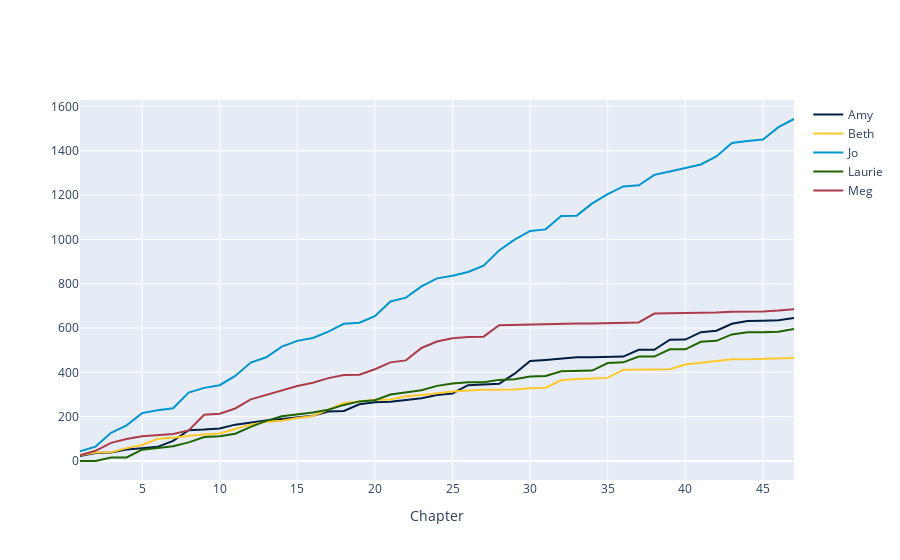

Write notebook code for a chart like this one.
### Markdown cell above
We can use interactive tools.

### Code cell
# Plot the cumulative counts
Table.interactive_plots()
cum_counts = table_cumsum(counts).with_column('Chapter', np.arange(1, 48, 1))
cum_counts.plot(column_for_xticks=5)

### Figure 1 — Plotly figure (JSON) as saved in the notebook; plotly's stock layout.template omitted (floating-point values rounded to 4 significant figures)
{"data": [{"line": {"color": "rgb(0,30,66)"}, "mode": "lines", "name": "Amy", "type": "scatter", "x": [1, 2, 3, 4, 5, 6, 7, 8, 9, 10, 11, 12, 13, 14, 15, 16, 17, 18, 19, 20, 21, 22, 23, 24, 25, 26, 27, 28, 29, 30, 31, 32, 33, 34, 35, 36, 37, 38, 39, 40, 41, 42, 43, 44, 45, 46, 47], "y": [23, 36, 38, 52, 58, 64, 91, 139, 142, 147, 164, 175, 183, 189, 197, 204, 223, 226, 256, 265, 267, 276, 283, 298, 305, 342, 345, 348, 394, 451, 456, 463, 468, 468, 468, 471, 502, 502, 547, 548, 581, 588, 619, 632, 633, 635, 645]}, {"line": {"color": "rgb(256,200,44)"}, "mode": "lines", "name": "Beth", "type": "scatter", "x": [1, 2, 3, 4, 5, 6, 7, 8, 9, 10, 11, 12, 13, 14, 15, 16, 17, 18, 19, 20, 21, 22, 23, 24, 25, 26, 27, 28, 29, 30, 31, 32, 33, 34, 35, 36, 37, 38, 39, 40, 41, 42, 43, 44, 45, 46, 47], "y": [26, 38, 40, 58, 72, 100, 105, 114, 119, 124, 144, 164, 177, 182, 194, 203, 232, 262, 269, 276, 277, 292, 298, 307, 313, 318, 322, 322, 323, 328, 331, 364, 370, 372, 375, 412, 413, 413, 414, 435, 442, 451, 459, 459, 461, 462, 465]}, {"line": {"color": "rgb(0,150,207)"}, "mode": "lines", "name": "Jo", "type": "scatter", "x": [1, 2, 3, 4, 5, 6, 7, 8, 9, 10, 11, 12, 13, 14, 15, 16, 17, 18, 19, 20, 21, 22, 23, 24, 25, 26, 27, 28, 29, 30, 31, 32, 33, 34, 35, 36, 37, 38, 39, 40, 41, 42, 43, 44, 45, 46, 47], "y": [44, 65, 127, 161, 216, 229, 238, 309, 330, 342, 384, 444, 468, 516, 542, 555, 584, 619, 624, 653, 720, 737, 788, 824, 836, 853, 881, 950, 999, 1038, 1045, 1105, 1107, 1162, 1204, 1239, 1244, 1291, 1306, 1321, 1338, 1374, 1435, 1444, 1450, 1506, 1543]}, {"line": {"color": "rgb(30,100,0)"}, "mode": "lines", "name": "Laurie", "type": "scatter", "x": [1, 2, 3, 4, 5, 6, 7, 8, 9, 10, 11, 12, 13, 14, 15, 16, 17, 18, 19, 20, 21, 22, 23, 24, 25, 26, 27, 28, 29, 30, 31, 32, 33, 34, 35, 36, 37, 38, 39, 40, 41, 42, 43, 44, 45, 46, 47], "y": [0, 0, 16, 16, 51, 60, 67, 84, 108, 112, 123, 154, 181, 202, 210, 219, 231, 253, 269, 274, 300, 308, 319, 339, 350, 355, 355, 366, 369, 381, 384, 405, 406, 408, 442, 445, 471, 471, 504, 504, 538, 542, 571, 581, 581, 583, 596]}, {"line": {"color": "rgb(172,60,72)"}, "mode": "lines", "name": "Meg", "type": "scatter", "x": [1, 2, 3, 4, 5, 6, 7, 8, 9, 10, 11, 12, 13, 14, 15, 16, 17, 18, 19, 20, 21, 22, 23, 24, 25, 26, 27, 28, 29, 30, 31, 32, 33, 34, 35, 36, 37, 38, 39, 40, 41, 42, 43, 44, 45, 46, 47], "y": [26, 46, 82, 99, 112, 117, 122, 138, 209, 213, 237, 278, 299, 320, 338, 353, 374, 388, 389, 414, 445, 454, 510, 539, 554, 559, 561, 613, 615, 615, 616, 619, 620, 620, 622, 625, 625, 665, 666, 667, 667, 670, 673, 673, 675, 679, 685]}], "layout": {"xaxis": {"title": {"text": "Chapter"}}, "yaxis": {"title": {}}}}
